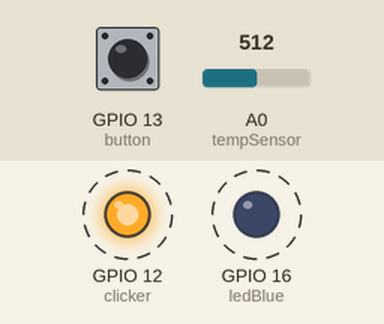
A program run on a simulated ESP8266 board running MicroPython. Shown: output pins drawn as LEDs (lit = HIGH). Dashed ring = blinking. The inputs (shaded band) are chosen by the test bench; at power-on: GPIO 13 (button) HIGH, A0 (tempSensor) = 512 (analog values on the 0–1023 scale). WiFi joins after 1.5 s; no MQTT or app messages arrive unless stated.

Above: at 1.9 s.
Timing chart, 0 to 4.7 s (numbered marks = the images above):
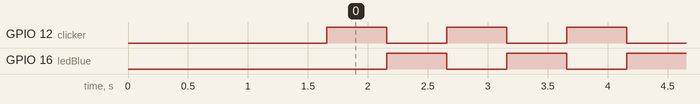

The program:

main.py
```python
from machine import Pin, ADC
import time
import network
from umqtt.simple import MQTTClient
import math

wlan_ssid = "wlan1320"
wlan_pass = "wlan1320pw"
mqtt_ip = "192.168.1.135"

wlan = network.WLAN(network.STA_IF)
wlan.active(True)

wlan.connect(wlan_ssid, wlan_pass)

while not wlan.isconnected():
    time.sleep(0.5)

client = MQTTClient(b"alarm_siko", mqtt_ip)
client.connect()

ledBlue = Pin(16, Pin.OUT)
clicker = Pin(12, Pin.OUT)

button = Pin(13, Pin.IN, Pin.PULL_UP)

tempSensor = ADC(0)
B = 4275 # B value of the thermistor
R0 = 100000

def pollbutton():
    if button.value() == 1:
        return True
    else:
        return False


def polltemp():
    reading = tempSensor.read()
    R = 1023.0 / reading - 1.0
    R = R0 * R
    temp = 1.0 / (math.log(R / 10000.0) / B + 1 / 298.15) - 273.15  # Convert to temperature via datasheet
    return temp

alertTriggered = False
tempTriggered = False
alertTime = 0
alertTrigger = ""
tempAvg = 0.0
tempArray = []

client.publish(b"/1320/alarmanlage/zustand", b"Good mythical morning! Booted and ready for action.")

while True:
    while not alertTriggered and not tempTriggered:
        for i in range(500):
            tempArray.append(polltemp())
            if pollbutton():
                alertTriggered = True
                alertTime = time.ticks_ms()
                alertTrigger = "button"
                break

            if polltemp() > 35:
                tempTriggered = True
                alertTime = time.ticks_ms()
                alertTrigger = "temperature"
                break
            time.sleep(0.01)

        tempAvg = sum(tempArray) / len(tempArray)
        tempMsg = "Mean temperature over the past 5 seconds: " + str(tempAvg)
        client.publish(b"/1320/alarmanlage/zustand", tempMsg.encode())
        tempArray = []

    if alertTriggered:
        alertMsgInitial = "Alert scenario triggered! Waiting for 30000 ticks."
        client.publish(b"/1320/alarmanlage/zustand", alertMsgInitial.encode())

        while time.ticks_diff(time.ticks_ms(), alertTime) < 30000:
            for x in range(0, 10):
                ledBlue.off()
                clicker.on()
                time.sleep(0.5)
                ledBlue.on()
                clicker.off()
                time.sleep(0.5)
            alertMsgProgress = "Alert scenario triggered " + str(time.ticks_diff(time.ticks_ms(), alertTime)) + " ticks ago."
            client.publish(b"/1320/alarmanlage/zustand", alertMsgProgress.encode())
        alertTriggered = False
        client.publish(b"/1320/alarmanlage/zustand", b"Alert over. Listening for input.")

    elif tempTriggered:
        alertMsgInitial = "WARN: Temperature exceeded threshold (" + str(polltemp()) + " °C)"
        client.publish(b"/1320/alarmanlage/zustand", alertMsgInitial.encode())
```

Measured:
- by itself, GPIO 12 (clicker), GPIO 16 (ledBlue): alternates HIGH for 0.50 s and LOW for 0.50 s
